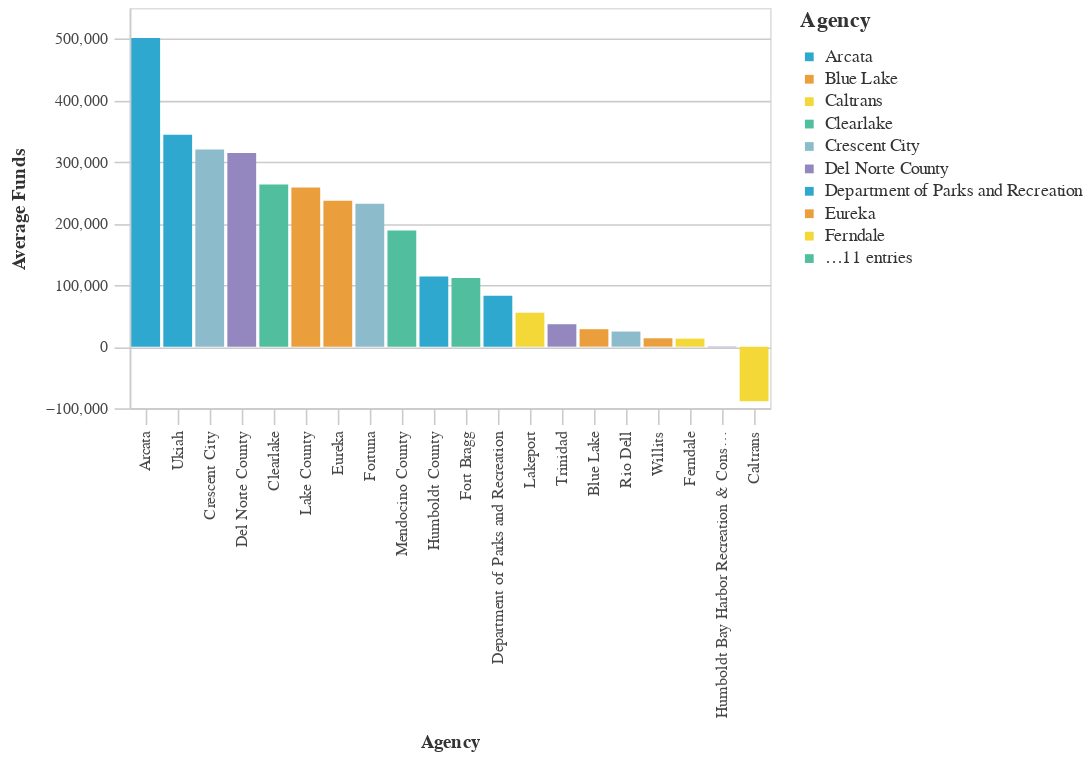

Notebook code for this chart:
### Markdown cell above
### Lowest Average Total Funds by Agency ($2021)

### Code cell
#Bar chart Bottom Average Total Requested Funds by Agency
avg_funds_bottom = (df>>group_by(_.primary_agency_name)>>summarize(avg_funds=_.adjusted_total_requested.mean())>>arrange(-_.avg_funds)).tail(50)

chart5=( _dla_utils.basic_bar_chart_no_save((avg_funds_bottom.tail(40)), 'primary_agency_name','avg_funds', 'primary_agency_name', district))

chart5=chart5.encode([alt.Tooltip('primary_agency_name', title=_dla_utils.labeling('primary_agency_name')),
                alt.Tooltip('avg_funds', title=_dla_utils.labeling('avg_funds'), format="$,.2f")
                          ]
                                   )
display(chart5)

### Figure 1 — Vega-Lite specification as saved in the notebook (floating-point values rounded to 4 significant figures)
{"config": {"view": {"continuousWidth": 400, "continuousHeight": 300}, "axis": {"domainColor": "#cbcbcb", "grid": true, "gridColor": "#cbcbcb", "gridWidth": 1, "labelColor": "#474747", "labelFont": "Nunito Sans", "labelFontSize": 10, "labelPadding": 4, "tickColor": "#cbcbcb", "tickSize": 10, "titleColor": "#333", "titleFont": "Raleway", "titleFontSize": 12, "titlePadding": 10}, "axisBand": {"grid": false}, "background": "white", "font": "Raleway", "header": {"labelFont": "Nunito Sans", "titleFont": "Raleway"}, "legend": {"labelColor": "#333", "labelFont": "Nunito Sans", "labelFontSize": 11, "labelLimit": 0, "padding": 1, "symbolSize": 30, "symbolType": "square", "titleColor": "#333", "titleFont": "Raleway", "titleFontSize": 14, "titlePadding": 10}, "title": {"anchor": "middle", "font": "Raleway", "fontSize": 18, "fontWeight": 300, "offset": 20}}, "data": {"name": "data-01ef2ec9a056bff735344da295611534"}, "mark": "bar", "encoding": {"color": {"field": "primary_agency_name", "legend": {"symbolLimit": 10, "title": "Agency"}, "scale": {"range": ["#2EA8CE", "#EB9F3C", "#F4D837", "#51BF9D", "#8CBCCB", "#9487C0"]}, "type": "nominal"}, "tooltip": [{"field": "primary_agency_name", "title": "Agency", "type": "nominal"}, {"field": "avg_funds", "format": "$,.2f", "title": "Average Funds", "type": "quantitative"}], "x": {"field": "primary_agency_name", "sort": "-y", "title": "Agency", "type": "nominal"}, "y": {"field": "avg_funds", "title": "Average Funds", "type": "quantitative"}}, "height": 250, "width": 400, "$schema": "https://vega.github.io/schema/vega-lite/v4.17.0.json", "datasets": {"data-01ef2ec9a056bff735344da295611534": [{"primary_agency_name": "Arcata", "avg_funds": 501400.0}, {"primary_agency_name": "Ukiah", "avg_funds": 344000.0}, {"primary_agency_name": "Crescent City", "avg_funds": 320300.0}, {"primary_agency_name": "Del Norte County", "avg_funds": 314500.0}, {"primary_agency_name": "Clearlake", "avg_funds": 263500.0}, {"primary_agency_name": "Lake County", "avg_funds": 258400.0}, {"primary_agency_name": "Eureka", "avg_funds": 236800.0}, {"primary_agency_name": "Fortuna", "avg_funds": 231900.0}, {"primary_agency_name": "Mendocino County", "avg_funds": 188600.0}, {"primary_agency_name": "Humboldt County", "avg_funds": 113900.0}, {"primary_agency_name": "Fort Bragg", "avg_funds": 111400.0}, {"primary_agency_name": "Department of Parks and Recreation", "avg_funds": 82890.0}, {"primary_agency_name": "Lakeport", "avg_funds": 54940.0}, {"primary_agency_name": "Trinidad", "avg_funds": 36470.0}, {"primary_agency_name": "Blue Lake", "avg_funds": 28390.0}, {"primary_agency_name": "Rio Dell", "avg_funds": 24580.0}, {"primary_agency_name": "Willits", "avg_funds": 13610.0}, {"primary_agency_name": "Ferndale", "avg_funds": 13030.0}, {"primary_agency_name": "Humboldt Bay Harbor Recreation & Conservation District", "avg_funds": -880.2}, {"primary_agency_name": "Caltrans", "avg_funds": -88590.0}]}}
